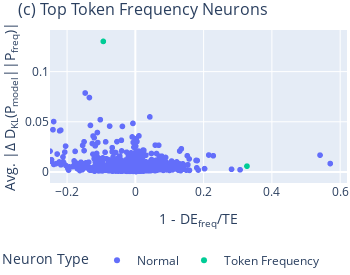

Source (notebook cell):
### Code cell
model_name = 'gpt2-small'
# load data and unigram_neuron dict
final_df = load_result(
    model_name,
    data_range_end = 500

    )


unigram_neurons_dict = select_top_token_frequency_neurons(
        final_df, 
        unigram_kl_threshold=0.05, 
        unigram_mediation_threshold=0.2, 
        top_n=10
    )

agg_results = aggregate_result(final_df,unigram_neurons_dict)


# plot the figure  
fig = plot_top_token_frequency_neurons(
        agg_results, 
        unigram_neurons_dict[model_name], 
        model_name
    )
fig.show()

### Figure 1 — Plotly figure (JSON) as saved in the notebook; plotly's stock layout.template omitted (floating-point values rounded to 4 significant figures; data arrays with more than 128 entries replaced by an {"elided": "..."} marker saying what was removed)
{"data": [{"customdata": {"elided": "3069x1 str values"}, "hovertemplate": "Neuron Type=Normal<br>1-abs_delta_loss_with_frozen_unigram/abs_delta_loss=%{x}<br>abs_kl_from_unigram_diff=%{y}<br>component_name=%{customdata[0]}<extra></extra>", "legendgroup": "Normal", "marker": {"color": "#636EFA", "symbol": "circle"}, "mode": "markers", "name": "Normal", "showlegend": true, "type": "scattergl", "x": {"elided": "3069 float values"}, "xaxis": "x", "y": {"elided": "3069 float values"}, "yaxis": "y"}, {"customdata": [["11.2378"], ["11.2437"], ["11.2592"]], "hovertemplate": "Neuron Type=Token Frequency<br>1-abs_delta_loss_with_frozen_unigram/abs_delta_loss=%{x}<br>abs_kl_from_unigram_diff=%{y}<br>component_name=%{customdata[0]}<extra></extra>", "legendgroup": "Token Frequency", "marker": {"color": "#00CC96", "symbol": "circle"}, "mode": "markers", "name": "Token Frequency", "showlegend": true, "type": "scattergl", "x": [-0.09381, -0.7919, 0.327], "xaxis": "x", "y": [0.1301, 0.05235, 0.005758], "yaxis": "y"}, {"mode": "text", "showlegend": false, "text": "2378", "textfont": {"color": "#00CC96"}, "textposition": "bottom left", "type": "scatter", "x": [], "y": []}, {"mode": "text", "showlegend": false, "text": "2437", "textfont": {"color": "#00CC96"}, "textposition": "bottom left", "type": "scatter", "x": [], "y": []}, {"mode": "text", "showlegend": false, "text": "2437", "textfont": {"color": "#00CC96"}, "textposition": "bottom left", "type": "scatter", "x": [], "y": []}, {"mode": "text", "showlegend": false, "text": "2378", "textfont": {"color": "#00CC96"}, "textposition": "bottom left", "type": "scatter", "x": [], "y": []}, {"mode": "text", "showlegend": false, "text": "2378", "textfont": {"color": "#00CC96"}, "textposition": "bottom left", "type": "scatter", "x": [], "y": []}, {"mode": "text", "showlegend": false, "text": "2437", "textfont": {"color": "#00CC96"}, "textposition": "bottom left", "type": "scatter", "x": [], "y": []}, {"mode": "text", "showlegend": false, "text": "2437", "textfont": {"color": "#00CC96"}, "textposition": "bottom left", "type": "scatter", "x": [], "y": []}, {"mode": "text", "showlegend": false, "text": "2437", "textfont": {"color": "#00CC96"}, "textposition": "bottom left", "type": "scatter", "x": [], "y": []}, {"mode": "text", "showlegend": false, "text": "2437", "textfont": {"color": "#00CC96"}, "textposition": "bottom left", "type": "scatter", "x": [], "y": []}, {"mode": "text", "showlegend": false, "text": "2592", "textfont": {"color": "#00CC96"}, "textposition": "bottom left", "type": "scatter", "x": [], "y": []}], "layout": {"height": 275, "legend": {"orientation": "h", "title": {"text": "Neuron Type"}, "tracegroupgap": 0, "x": 0.9, "xanchor": "right", "y": -0.6, "yanchor": "bottom"}, "margin": {"b": 0, "l": 0, "r": 3, "t": 30}, "title": {"font": {"size": 16}, "text": "(c) Top Token Frequency Neurons"}, "width": 350, "xaxis": {"anchor": "y", "domain": [0, 1], "range": [-0.25, 0.62], "title": {"text": "1 - DE<sub>freq</sub>/TE"}}, "yaxis": {"anchor": "x", "domain": [0, 1], "title": {"text": "Avg. |Δ D<sub>KL</sub>(P<sub>model</sub>||P<sub>freq</sub>)|"}}}}
